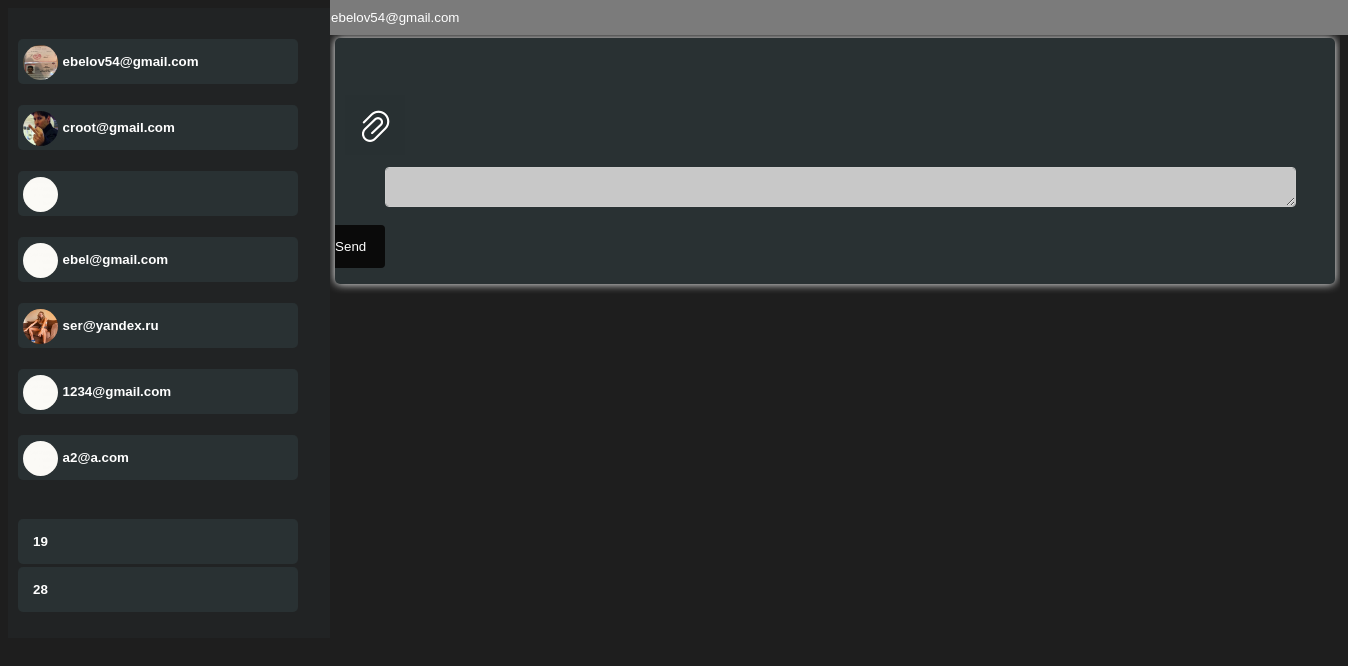
The page /19/ (signed in) on the database its author committed.
### Site/models.py (models this page shows, shortened)
class CustomUser(AbstractUser):
    email = models.EmailField(_('email address'), unique=True)
    username = models.CharField(max_length=100, unique=False, null=True)
    image = models.ImageField(null=True, upload_to='images/', default='default_avatar.jpg')
    rooms = models.ManyToManyField(Room)
    USERNAME_FIELD = 'email'
    REQUIRED_FIELDS = []
    objects = CustomUserManager()
    def __str__(self):
        return self.email

class Room(models.Model):
    name = models.CharField(max_length=1000)
    users = models.ManyToManyField("CustomUser")
    unread_cnt = models.CharField(max_length=1000, null=True)

### Site/views.py (the view)
# urls.py: path('<str:room>/', views.room, name='room'),
@login_required(login_url='login')
def room(request, room):
    mes = Message.objects.all()
    for item in mes:
        for fl in item.file.all():
            print(fl.file)
    User = get_user_model()
    all_chats = Room.objects.filter(users=request.user)
    all_users = User.objects.all()
    username = request.user
    opponent = User.objects.get(id=username.id)
    room_details = Room.objects.get(id=room)
    return render(request, 'room.html', {
        'username': username.username,
        'room': room,
        'room_details': room_details,
        'users': str(opponent),
        "all_chats": all_chats,
        "all_users": all_users,
    })

### Site/templates/room.html (shortened to what this page needs)
{% load static %}
<!DOCTYPE html>
<html lang="en">
    <head>
        <link rel="stylesheet" href="{% static 'CSS/room.css' %}"/>
    </head>
    <body>
        <div class = 'new'>
            <form class="container_home" method="POST" action="checkview_users">
                {%for value in all_users%}
                        <p><img class="avatar_profile" src="{{ value.image.url }}"><input class="users" type="submit" name="users" value="        {{value}}"></p>
                {% endfor %}
            </form>
            <form class="container_home" method="POST" action="checkview">
                {%for value in all_chats%}
                    <p><input class="users" name="chats" type="submit" value="{{value.id}}"></p>
                {% endfor %}
            </form>
        </div>
            <div>
                <input type="submit" id="name" value="{{users}}">
            </div>
            <div class="room_body transition-fade" id="swup">
                <div class="send_div">
                    <form id="post-form" enctype="multipart/form-data" action="send">
                        <div id="file_div"><input type="file" multiple name="file" id="file" download><img id="input_attach" src="{% static 'Images/input_attach3x-transformed.png' %}"></div>
                        <textarea type="text" name="message" class="textarea" id="message" width="100px"></textarea>
                        <input type="submit" class="input_submit" value="Send">
                    </form>
                </div>
            </div>
    </body>
</html>

### Site/static/CSS/room.css (style rules this page uses)
body { display: flex; justify-content: center; letter-spacing: 0.1em; background-size: cover; background-attachment: fixed; background-color: rgb(30,30,30); }
.room_body { height: 95vh; box-sizing: border-box; width: 80%; padding: 0 5px; max-height: 72%; margin-top: 1.5%; overflow-y: scroll; transition: width 1s; }
.textarea { box-sizing: border-box; display: inline-block; resize: vertical; background: rgba(200, 200, 200, 1); width: 93%; max-height: 200px; height: 40px; padding: 12px 20px; margin: 8px 40px; border: 1px solid #ccc; border-radius: 4px; box-sizing: border-box; }
#file_div { width: 2.3%; }
#input_attach { width: 60px; }
.input_submit { width: 70px; background-color: rgba(10,10,10); color: white; padding: 14px 20px; margin: 6px -30px; border: none; border-radius: 4px; cursor: pointer; }
.send_div { box-sizing: border-box; padding: 0 5px; max-height: 90%; border-radius: 5px; background-color: rgba(41,49,51, 1); padding: 10px; box-shadow:0 0 10px white; transition: width 1s; overflow: hidden; }
.container_home { box-sizing: border-box; background-color: rgba(41,49,51, 0.3); padding: 10px; align-self: center; top: 100px; left: 0px; max-height: 56em; overflow-y: scroll; }
.users { border: 0px solid black; font-weight: bold; background-color: rgba(41,49,51); color: white; border-radius: 5px; padding: 15px; width: 21em; text-align: left; margin-top: -1rem; }
#name { top: 0%; color: white; position: absolute; transition: padding 1s; }
.avatar_profile { box-sizing: border-box; width: 35px; height: 35px; border-radius: 100%; position: relative; background-size: cover; margin-bottom: -32px; margin-left: 5px; }
#name { border: none; border-radius: 0px; padding: 10px 74% 10px 1px; background: rgb(123,123,123); }
.transition-fade { transition: 0.4s; opacity: 1; }

### rows shown on the page
CustomUser: image (picture), users "ebelov54@gmail.com", email "ebelov54@gmail.com"
CustomUser: image (picture), users "croot@gmail.com"
CustomUser: image (placeholder picture)
CustomUser: image (placeholder picture), users "ebel@gmail.com"
CustomUser: image (picture), users "ser@yandex.ru"
CustomUser: image (placeholder picture), users "1234@gmail.com"
CustomUser: image (placeholder picture), users "a2@a.com"
Room: chats "19"
Room: chats "28"
